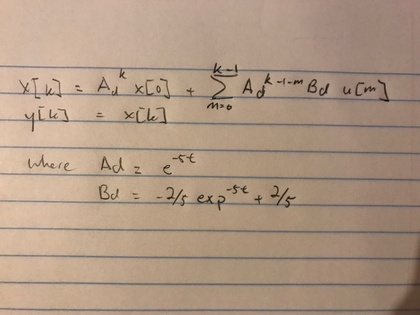
%> input picture d.jpg, 420 x 315 px, shrunk from 4031 x 3024 before the run
$ octave extra_credit.m   (GNU Octave 9; MATLAB toolbox functions it lacks are replaced by stand-ins)
%> lines starting %> are read from the running program, lines starting %| are printed output that depends on the picture
%% CASE I
close all
%setting initial condition
A = [-5.0];
B = [2.0];
C = [1.0];
D = [0];
t = 0.1;
IC = 1;
U = 0;
sys = ss(A,B,C,D);
[Yc, Tc] = initial(sys, IC, 0:t:2);

% State Discretition
Ad = expm(-5*t);
Bd = ((-2/5)*expm(-5*t)) + (2/5);
yd = [];
yd(1) = 1;
Td = [];
Td(1) = 0;
% Exact Discrete
for i = 1:length(Tc)
    yd(i+1) = Ad*yd(i) +(Bd*U);
    Td(i+1) = i; % save corresponding discrete time integer index
end


%% Part 1

fprintf("After discretization Ad = expm(-5*t) Bd = ((-2/5)*expm(-5*t)) + (2/5)")
fprintf("State Equation: X[k+1] = Ad*X[k] + Bd*U[k]")
fprintf("Y[k] = X[k]")

%% Part 2
figure
hold on
initial(sys, IC, 0:0.1:2)

yd = [];
yd(1) = 1;
Td = [];
Td(1) = 0;
% Exact Discrete
t = 0.1;
Ad = expm(-5*t);
Bd = ((-2/5)*expm(-5*t)) + (2/5);
for i = 1:length(Tc)
    yd(i+1) = Ad*yd(i) +(Bd*U);
    Td(i+1) = i; % save corresponding discrete time integer index
end
ed = stem(Td*t,yd, '*', 'DisplayName', 'Exact Discrete');
ed.Color = 'red';
%> figure, not shown here; highest point at x = 0, y = 1
t = 0.3;
Ad = expm(-5*t);
Bd = ((-2/5)*expm(-5*t)) + (2/5);
for i = 1:length(Tc)
    yd(i+1) = Ad*yd(i) +(Bd*U);
    Td(i+1) = i; % save corresponding discrete time integer index
end
ed = stem(Td*t,yd, '*', 'DisplayName', 'Exact Discrete');
ed.Color = 'green';
%> figure, not shown here; highest point at x = 0, y = 1
t = 0.5;
Ad = expm(-5*t);
Bd = ((-2/5)*expm(-5*t)) + (2/5);
for i = 1:length(Tc)
    yd(i+1) = Ad*yd(i) +(Bd*U);
    Td(i+1) = i; % save corresponding discrete time integer index
end
ed = stem(Td*t,yd, '*', 'DisplayName', 'Exact Discrete');
ed.Color = 'blue';
legend('CT','DT  T=0.1',  'DT  T=0.3', 'DT  T=0.5')
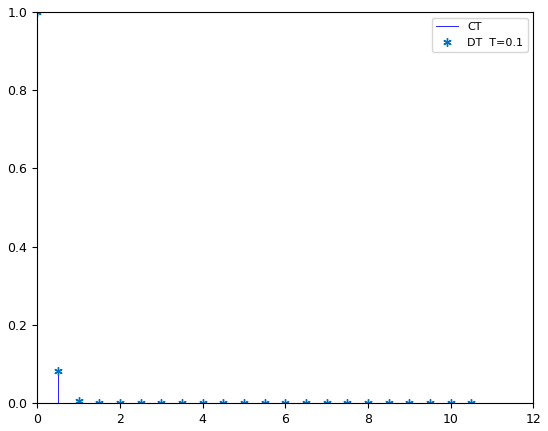
%> figure redrawn from the program's plot data; highest point at x = 0, y = 1

hold off
fprintf("\nThe continous time signal is stable because as t approaches infinity, the amplitude approaches 0")
fprintf("\nThe discrete time signal is stabel for any time T > 0 can be seen from the graph as well for T = 0.1, 0.3, 0.5, the amplitude also approaches 0")

%% Part 3a
figure
fprintf("\nClose form continuous signal is x(t) = e^(A*t) * x(0) \n y(t) = x(t)")
I = imread('d.jpg');
%> I is the input picture: size 315x420x3 uint8; mean R, G, B 174.9, 151.6, 131.9
imshow(I)

%% Part 3b
figure
hold on
initial(sys, IC, 0:0.1:2)
ed = stem(Td*t,yd, '*', 'DisplayName', 'Exact Discrete');
ed.Color = 'red';
legend('CT','DT  T=0.1')
%> figure, not shown here; highest point at x = 0, y = 1

%% Part 3c
figure
hold on
initial(sys, IC, 0:0.1:2)

yd = [];
yd(1) = 1;
Td = [];
Td(1) = 0;
% Exact Discrete
t = 0.1;
Ad = expm(-5*t);
Bd = ((-2/5)*expm(-5*t)) + (2/5);
for i = 1:length(Tc)
    yd(i+1) = Ad*yd(i) +(Bd*U);
    Td(i+1) = i; % save corresponding discrete time integer index
end
ed = stem(Td*t,yd, '*', 'DisplayName', 'Exact Discrete');
ed.Color = 'red';
t = 0.3;
Ad = expm(-5*t);
Bd = ((-2/5)*expm(-5*t)) + (2/5);
for i = 1:length(Tc)
    yd(i+1) = Ad*yd(i) +(Bd*U);
    Td(i+1) = i; % save corresponding discrete time integer index
end
ed = stem(Td*t,yd, '*', 'DisplayName', 'Exact Discrete');
ed.Color = 'green';
t = 0.5;
Ad = expm(-5*t);
Bd = ((-2/5)*expm(-5*t)) + (2/5);
for i = 1:length(Tc)
    yd(i+1) = Ad*yd(i) +(Bd*U);
    Td(i+1) = i; % save corresponding discrete time integer index
end
ed = stem(Td*t,yd, '*', 'DisplayName', 'Exact Discrete');
ed.Color = 'blue';
legend('CT','DT  T=0.1',  'DT  T=0.3', 'DT  T=0.5')

hold off
fprintf("\nWhen T increases the discrete time signal matches better with continous time. When T decreases the DT signal loses alot of information but in general the discrete time signal is stable for all T")
%% Part 3d
figure
I = imread('case1err.jpg');
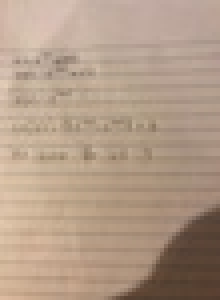
%> input picture case1err.jpg, 55 x 75 px, shrunk from 528 x 720 before the run (shown 4 times larger)
%> I is the input picture: size 75x55x3 uint8; mean R, G, B 178.5, 155.5, 136.1
imshow(I)
%% Part 4a
figure
I = imread('case1part4ct.jpg');
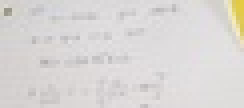
%> input picture case1part4ct.jpg, 61 x 27 px, shrunk from 581 x 261 before the run (shown 4 times larger)
%> I is the input picture: size 27x61x3 uint8; mean R, G, B 218.1, 215.2, 213.5
imshow(I)
figure
I = imread('case1part4dt.jpg');
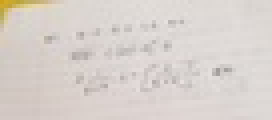
%> input picture case1part4dt.jpg, 68 x 30 px, shrunk from 649 x 285 before the run (shown 4 times larger)
%> I is the input picture: size 30x68x3 uint8; mean R, G, B 217, 209.8, 204.7
imshow(I)
%% Part 4b
figure
step(sys, 0:0.01:2);
hold on;
U = 1;
yd(1) = 0;
t = 0.1;
Ad = expm(-5*t);
Bd = ((-2/5)*expm(-5*t)) + (2/5);
for i = 1:length(Tc)
    yd(i+1) = Ad*yd(i) +(Bd*U);
    Td(i+1) = i; % save corresponding discrete time integer index
end
ed = stem(Td*t,yd, 'filled', 'DisplayName', 'Exact Discrete');
ed.Color = 'blue';
t = 0.3;
Ad = expm(-5*t);
Bd = ((-2/5)*expm(-5*t)) + (2/5);
for i = 1:length(Tc)
    yd(i+1) = Ad*yd(i) +(Bd*U);
    Td(i+1) = i; % save corresponding discrete time integer index
end
ed = stem(Td*t,yd, 'filled', 'DisplayName', 'Exact Discrete');
ed.Color = 'red';
t = 0.5;
Ad = expm(-5*t);
Bd = ((-2/5)*expm(-5*t)) + (2/5);
for i = 1:length(Tc)
    yd(i+1) = Ad*yd(i) +(Bd*U);
    Td(i+1) = i; % save corresponding discrete time integer index
end
ed = stem(Td*t,yd, 'filled', 'DisplayName', 'Exact Discrete');
ed.Color = 'green';
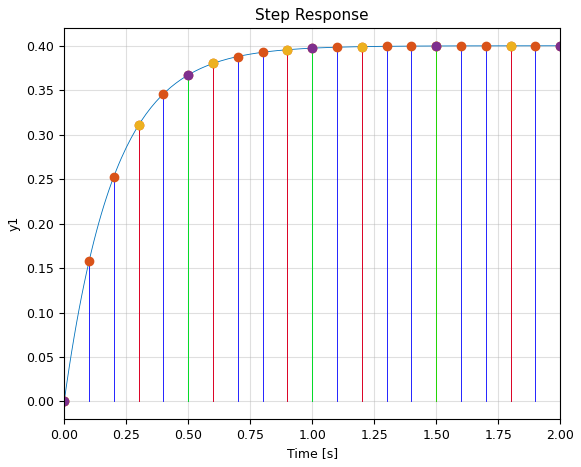
%> figure redrawn from the program's plot data; curve peaks at x = 2, y = 0.4; highest point at x = 2.1, y = 0.4; highest point at x = 6.3, y = 0.4; highest point at x = 7.5, y = 0.4


%% Case II

%% Part 1
figure
I = imread('case2part1.jpg');
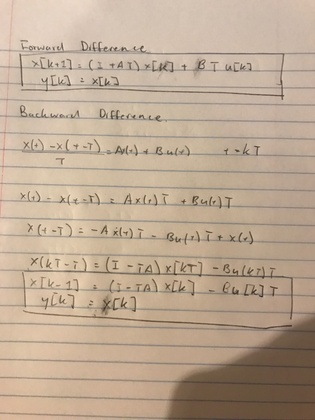
%> input picture case2part1.jpg, 315 x 420 px, shrunk from 3024 x 4032 before the run
%> I is the input picture: size 420x315x3 uint8; mean R, G, B 189.6, 168.9, 147.8
imshow(I)
%% Part 2
figure
I = imread('case2part2.jpg');
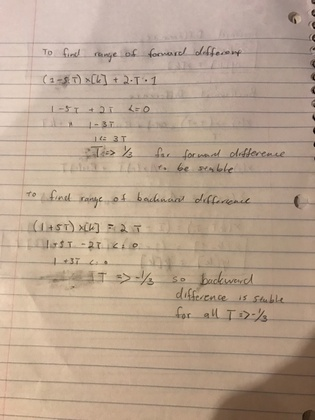
%> input picture case2part2.jpg, 315 x 420 px, shrunk from 3024 x 4032 before the run
%> I is the input picture: size 420x315x3 uint8; mean R, G, B 184.6, 162.8, 143.4
imshow(I)
%% Part 3a
figure
%> (the run ends here)
